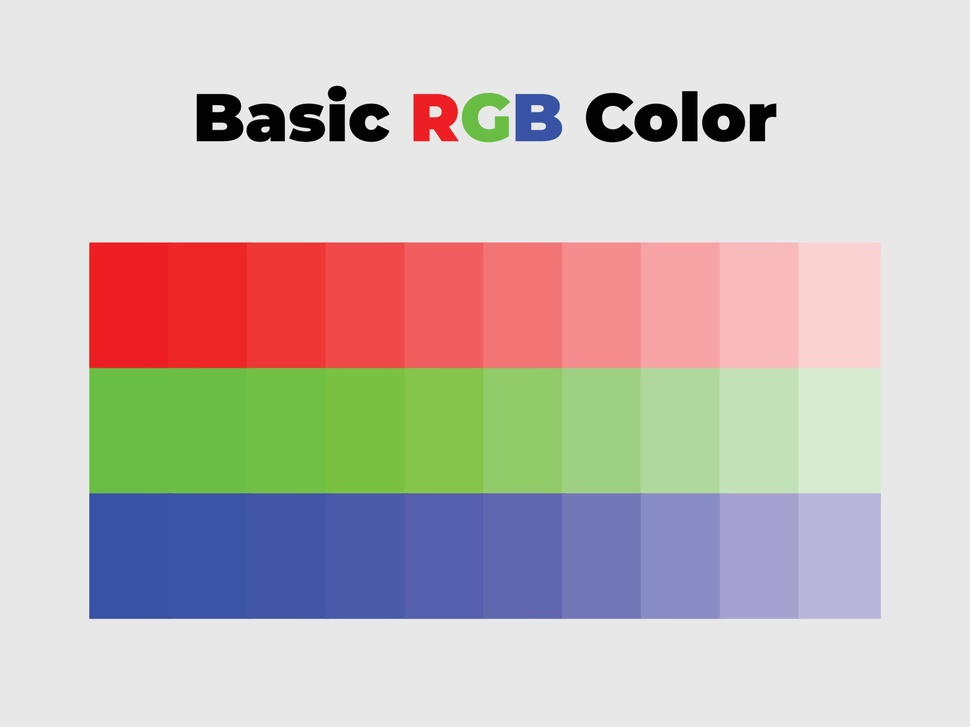
#> input picture code-example/example-images/basic-rgb-color.jpg, 970 x 727 px, shrunk from 1920 x 1440 before the run; its folder holds only this picture in this run
$ python main.py
#> lines starting #> are read from the running program, lines starting #| are printed output that depends on the picture
import os
import cv2
import numpy as np
import matplotlib.pyplot as plt


def gray_hist_calculation(image_path, name, extension):
    print("开始处理 images_path: ", image_path)

    # 读取图片
    img_gray = cv2.imread(image_path, cv2.IMREAD_GRAYSCALE)

    # 生成灰度直方图, img1为输入图像，[0]表示通道数，None表示没有使用mask，[256]表示灰度级数，[0,256]表示像素值范围
    histogram = cv2.calcHist(img_gray, [3], None, [256], [0, 256])

    # 画出直方图
    # 显示原始图像
    plt.subplot(1, 2, 1)
    plt.imshow(img_gray, cmap='gray')
    plt.title('Original Image(Gray)')

    # 显示直方图
    plt.subplot(1, 2, 2)
    plt.plot(histogram)
    plt.title('Gray Histogram')
    plt.xlabel('Pixel Value')
    plt.ylabel('Frequency')

    plt.tight_layout()

    # 保存结果
    if not os.path.exists('output'):
        os.mkdir('output')
    output_file_path = 'output/' + name + '-gray-hist-calculation' + extension
    plt.savefig(output_file_path)

    print("处理完成 images_path: ", image_path)

def color_hist_calculation(image_path, name, extension):
    print("开始处理 images_path: ", image_path)

    # 读取图片
    color_image = cv2.imread(image_path)

    # 分割通道
    # b, g, r = cv2.split(img)
    blue_channel = color_image[:, :, 0]
    green_channel = color_image[:, :, 1]
    red_channel = color_image[:, :, 2]

    # 计算各个通道的直方图
    blue_hist = cv2.calcHist([blue_channel], [0], None, [256], [0, 256])
    green_hist = cv2.calcHist([green_channel], [0], None, [256], [0, 256])
    red_hist = cv2.calcHist([red_channel], [0], None, [256], [0, 256])

    # 创建子图并绘制颜色直方图
    # 显示原始图像
    plt.figure(figsize=(10, 8))
    plt.subplot(2, 4, 1)
    plt.imshow(cv2.cvtColor(color_image, cv2.COLOR_BGR2RGB))
    plt.title('Original Image')

    # 显示蓝色通道图像
    plt.subplot(2, 4, 3)
    plt.imshow(blue_channel, cmap='gray')
    plt.title('Blue Channel')

    # 显示蓝色直方图
    plt.subplot(2, 4, 4)
    plt.plot(blue_hist, color='blue')
    plt.title('Blue Histogram')
    plt.xlabel('Pixel Value')
    plt.ylabel('Frequency')

    # 显示绿色通道图像
    plt.subplot(2, 4, 5)
    plt.imshow(green_channel, cmap='gray')
    plt.title('Green Channel')

    # 显示绿色直方图
    plt.subplot(2, 4, 6)
    plt.plot(green_hist, color='green')
    plt.title('Green Histogram')
    plt.xlabel('Pixel Value')
    plt.ylabel('Frequency')

    # 显示红色通道图像
    plt.subplot(2, 4, 7)
    plt.imshow(red_channel, cmap='gray')
    plt.title('Red Channel')

    # 显示红色直方图
    plt.subplot(2, 4, 8)
    plt.plot(red_hist, color='red')
    plt.title('Red Histogram')
    plt.xlabel('Pixel Value')
    plt.ylabel('Frequency')

    plt.tight_layout()

    # 保存结果
    if not os.path.exists('output'):
        os.mkdir('output')
    output_file_path = 'output/' + name + '-color-hist-calculation' + extension
    plt.savefig(output_file_path)

    print("处理完成 images_path: ", image_path)


if __name__ == '__main__':
    # 获取当前工作目录
    current_path = os.getcwd()
    # print(current_path)
    # 获取上一层目录
    parent_path = os.path.dirname(current_path)
    # print(parent_path)
    # 获取上一层目录中的example-images目录
    example_images_path = os.path.join(parent_path, 'example-images')
    # print(example_images_path)
    # 获取其中所有文件
    files = os.listdir(example_images_path)
    # print(files)

    all_images_path = []
    # 遍历所有文件
    for file in files:
        # 获取文件的绝对路径
        file_path = os.path.join(example_images_path, file)
        print(file_path)
        # 将文件的绝对路径添加到列表中
        all_images_path.append(file_path)

    for image_path in all_images_path:
        # 根据文件全路径限定名获取文件名
        full_file_name = os.path.basename(image_path)
        # print(full_file_name)
        # 根据文件全路径限定名获取文件名和扩展名
        file_name, file_extension = os.path.splitext(full_file_name)
        gray_hist_calculation(image_path, file_name, file_extension)
#> in gray_hist_calculation, `img_gray = cv2.imread(image_path, cv2.IMREAD_GRAYSCALE)`:
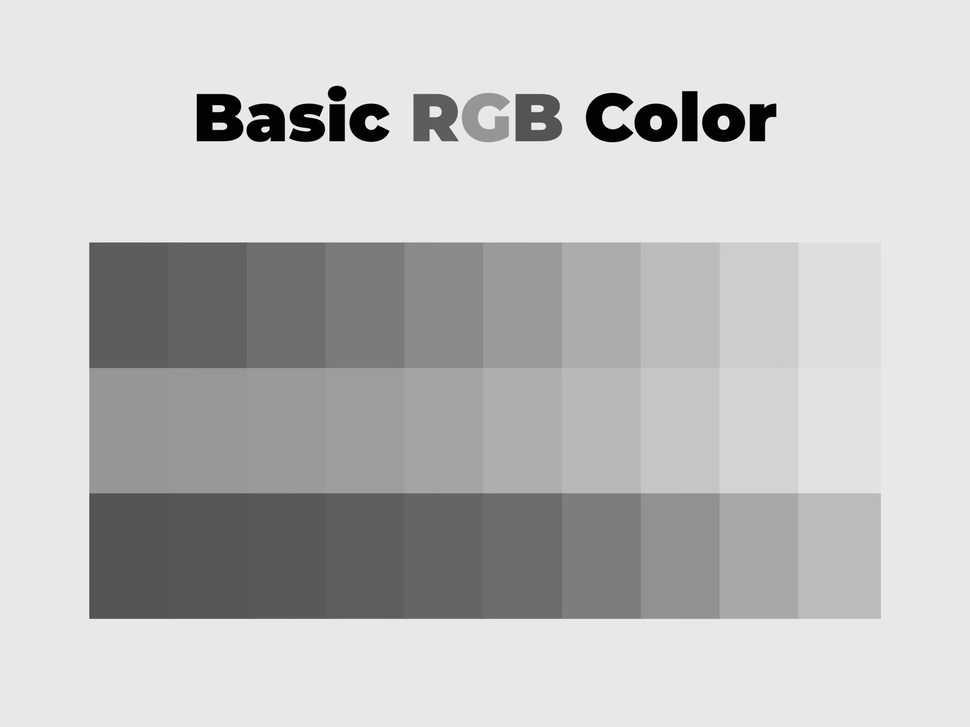
#> img_gray: shape (727, 970); min 0, max 255, mean 192.4
#> in gray_hist_calculation, `histogram = cv2.calcHist(img_gray, [3], None, [256], [0, 256])`: histogram = 256 values, max 970 at index 232, min 0 at index 0, mean 3.79
#> in gray_hist_calculation, `plt.savefig(output_file_path)`:
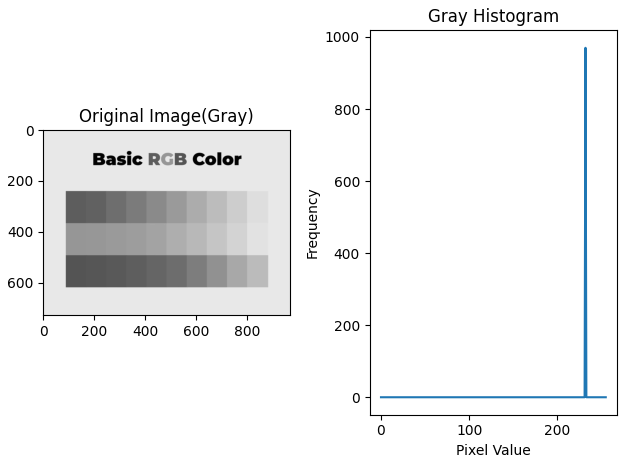
#> figure drawn by matplotlib, 2 panels; panel 2: curve peaks at x = 232, y = 970
        color_hist_calculation(image_path, file_name, file_extension)
#> in color_hist_calculation, color_image is the input picture: shape (727, 970, 3); mean B, G, R 186.8, 190.1, 199.3
#> in color_hist_calculation, `blue_channel = color_image[:, :, 0]`:
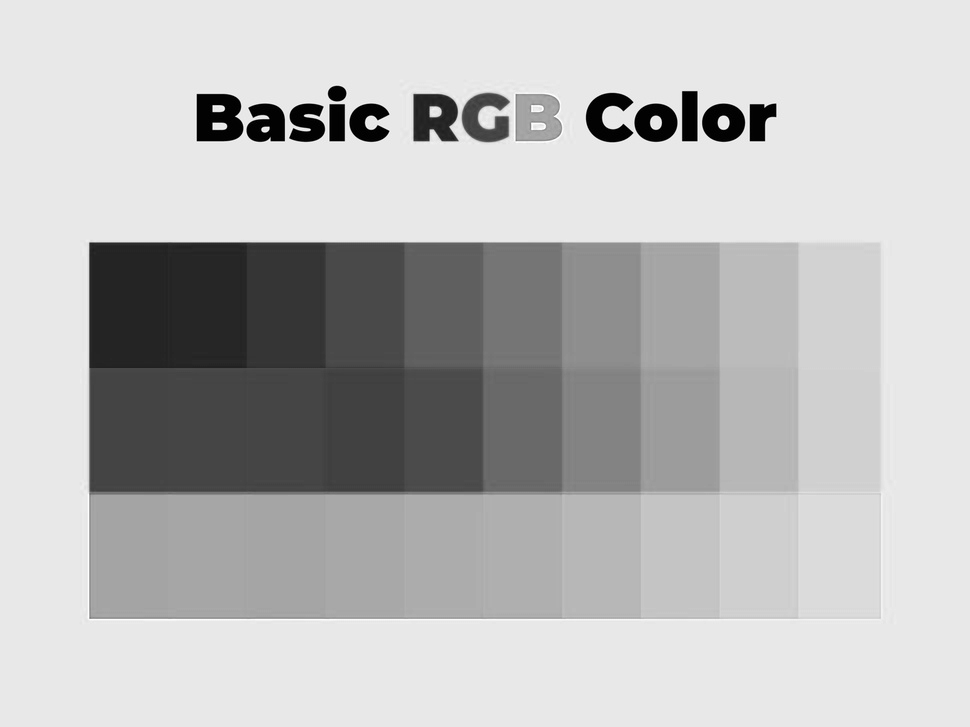
#> blue_channel: shape (727, 970); min 0, max 255, mean 186.8
#> in color_hist_calculation, `green_channel = color_image[:, :, 1]`:
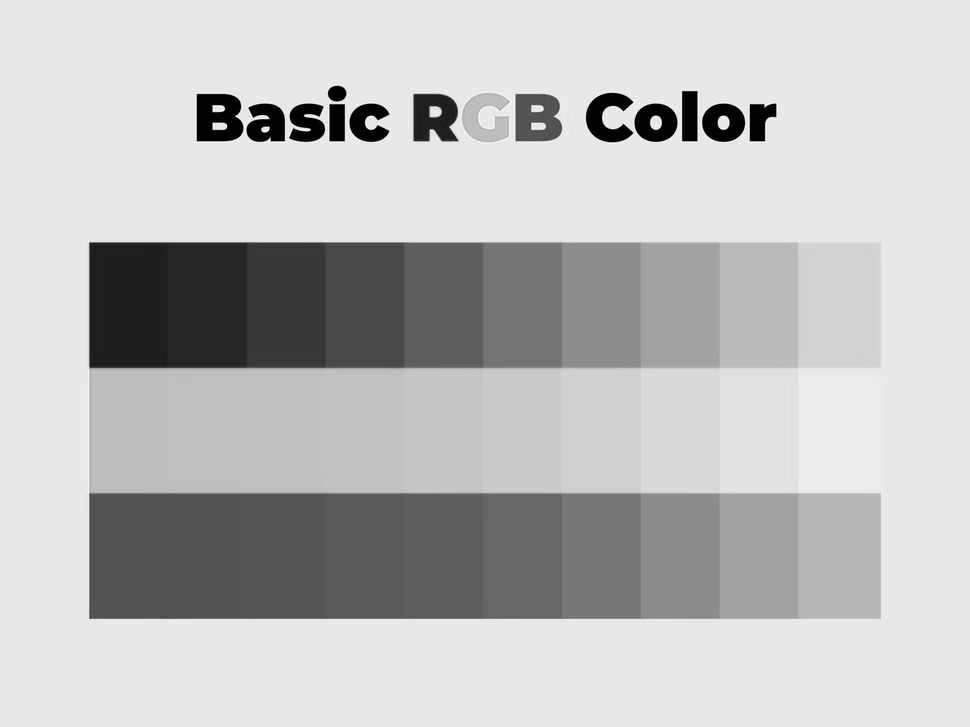
#> green_channel: shape (727, 970); min 0, max 255, mean 190.1
#> in color_hist_calculation, `red_channel = color_image[:, :, 2]`:
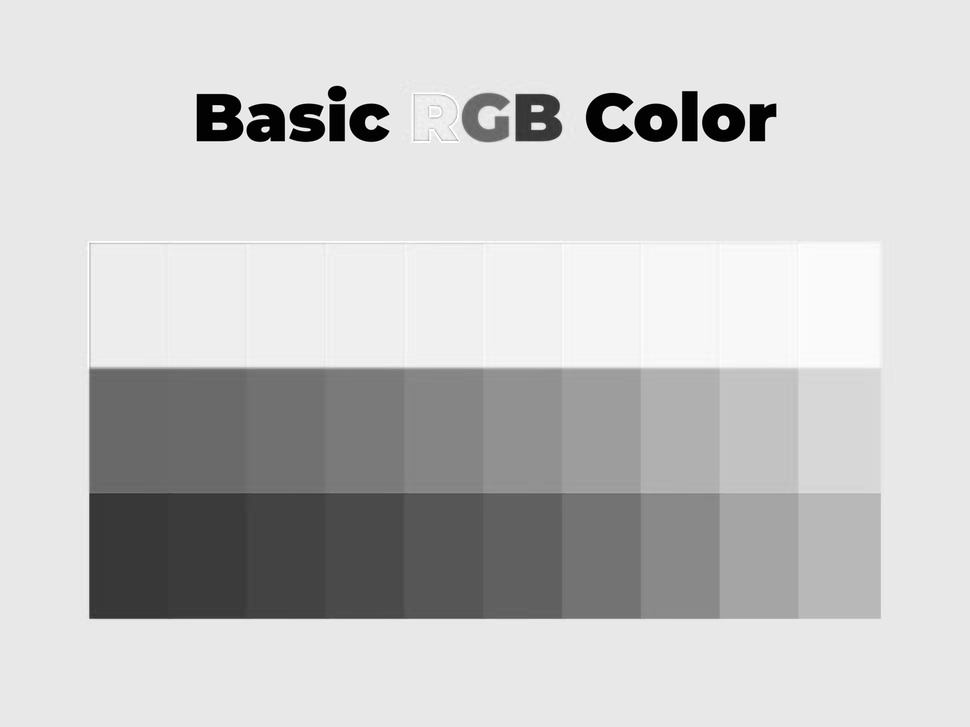
#> red_channel: shape (727, 970); min 0, max 255, mean 199.3
#> in color_hist_calculation, `blue_hist = cv2.calcHist([blue_channel], [0], None, [256], [0, 256])`: blue_hist = 256 values, max 369193 at index 232, min 6 at index 23, mean 2754.6
#> in color_hist_calculation, `green_hist = cv2.calcHist([green_channel], [0], None, [256], [0, 256])`: green_hist = 256 values, max 371965 at index 232, min 1 at index 253, mean 2754.6
#> in color_hist_calculation, `red_hist = cv2.calcHist([red_channel], [0], None, [256], [0, 256])`: red_hist = 256 values, max 370982 at index 232, min 5 at index 33, mean 2754.6
#> in color_hist_calculation, `plt.savefig(output_file_path)`:
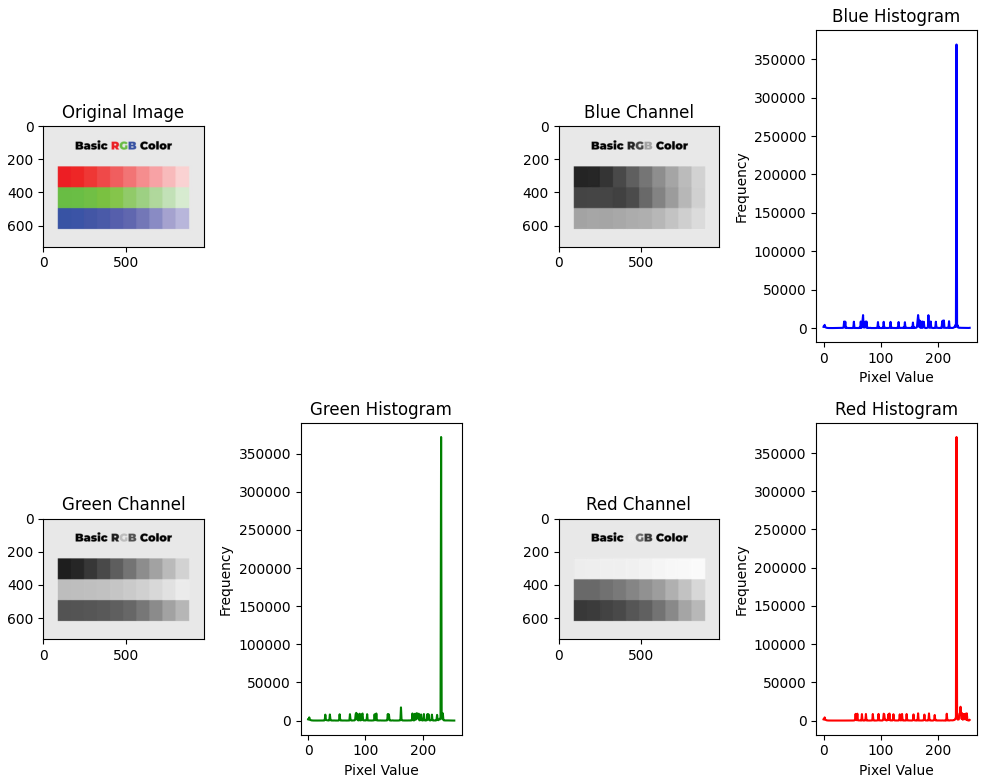
#> figure drawn by matplotlib, 7 panels; panel 3: curve peaks at x = 232, y = 369193; panel 5: curve peaks at x = 232, y = 371965; panel 7: curve peaks at x = 232, y = 370982
